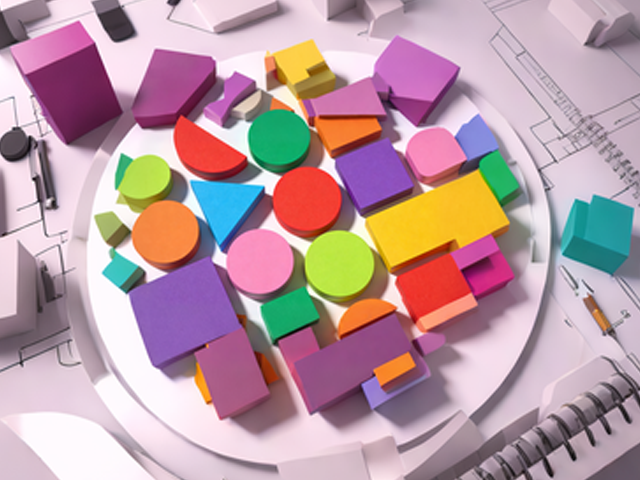
#> input picture data/test001.png, 640 x 480 px, found by its file name
$ python shape.py
#> lines starting #> are read from the running program, lines starting #| are printed output that depends on the picture; after the words box and inside, x2 and y2 are one past the last pixel; in counts of white or black regions, pixels touching at a corner belong together
import cv2
import numpy as np


def detect_rectangles(img, img_shape, min_area=1, return_intermediate=False):
    """
    检测图像中的矩形，返回几何信息和掩码
    输入为BGR彩色图像，对RGB三通道分别进行Canny后合并
    """
    intermediate_images = {}

    # 1. 高斯模糊降噪（对彩色图）
    blurred = cv2.GaussianBlur(img, (5, 5), 0)
    if return_intermediate:
        intermediate_images['01_blurred'] = blurred

    # 2. 分离RGB三通道，分别Canny后合并
    b, g, r = cv2.split(blurred)
    edges_b = cv2.Canny(b, 50, 150)
    edges_g = cv2.Canny(g, 50, 150)
    edges_r = cv2.Canny(r, 50, 150)
    edges_canny = cv2.bitwise_or(edges_b, edges_g)
    edges_canny = cv2.bitwise_or(edges_canny, edges_r)
    if return_intermediate:
        intermediate_images['02_edges_canny'] = edges_canny

    # 4. 膨胀操作（闭合断裂的边缘）
    kernel = cv2.getStructuringElement(cv2.MORPH_RECT, (8, 8))
    dilated = cv2.dilate(edges_canny, kernel, iterations=1)
    if return_intermediate:
        intermediate_images['04_dilated'] = dilated

    # 5. 再次Canny边缘检测
    final_edges = cv2.Canny(dilated, 50, 150)
    if return_intermediate:
        intermediate_images['05_final_edges'] = final_edges

    # 6. 查找轮廓
    contours, _ = cv2.findContours(final_edges, cv2.RETR_EXTERNAL, cv2.CHAIN_APPROX_SIMPLE)

    # 创建掩码
    mask = np.zeros(img_shape, dtype=np.uint8)

    rectangle_count = 0
    rectangles = []

    # 7. 遍历轮廓并筛选矩形
    for cnt in contours:
        area = cv2.contourArea(cnt)
        if area < min_area:
            continue

        # 优化轮廓近似，使用动态epsilon值
        arc_length = cv2.arcLength(cnt, True)
        epsilon = 0.03 * arc_length  # 更大的epsilon值，适应倾斜矩形
        approx = cv2.approxPolyDP(cnt, epsilon, True)

        # 确保approx是正确的形状
        approx = np.squeeze(approx)

        if len(approx) == 4:
            # 计算轮廓面积和凸包面积的比例，确保形状接近凸形
            hull = cv2.convexHull(cnt)
            hull_area = cv2.contourArea(hull)
            if hull_area > 0:
                solidity = area / hull_area
                if solidity < 0.8:  # 排除凹形
                    continue

            # 使用minAreaRect来辅助判断
            rect = cv2.minAreaRect(cnt)
            (center, (width, height), angle) = rect

            # 计算宽高比，排除过于细长的形状
            min_dim = min(width, height)
            max_dim = max(width, height)
            if min_dim > 0:
                aspect_ratio = max_dim / min_dim
                if aspect_ratio > 10:  # 更宽松的宽高比限制
                    continue

            # 改进的内角计算
            is_rectangle = True
            angles = []

            for i in range(4):
                # 三个连续的点
                p1 = approx[i]
                p2 = approx[(i+1)%4]
                p3 = approx[(i+2)%4]

                # 计算向量
                v1 = p1 - p2
                v2 = p3 - p2

                # 计算夹角（弧度）
                dot_product = np.dot(v1, v2)
                norm_v1 = np.linalg.norm(v1)
                norm_v2 = np.linalg.norm(v2)

                if norm_v1 > 0 and norm_v2 > 0:
                    angle_rad = np.arccos(dot_product / (norm_v1 * norm_v2))
                    angle_deg = np.degrees(angle_rad)
                    angles.append(angle_deg)
                    # 更宽松的角度范围，适应45度倾斜的正方形
                    if angle_deg < 70 or angle_deg > 110:
                        is_rectangle = False
                        break

            # 额外的矩形判断条件
            if is_rectangle and len(angles) == 4:
                # 检查角度的一致性
                angle_std = np.std(angles)
                if angle_std > 15:  # 角度标准差过大，不是矩形
                    is_rectangle = False

            if is_rectangle:
                rectangle_count += 1

                rect = cv2.minAreaRect(cnt)
                (center_x, center_y), (width, height), angle = rect

                if width < height:
                    width, height = height, width
                    angle = angle + 90 if angle != 0 else 90
                angle = round(angle, 2) if abs(angle) > 0.01 else 0.0

                aspect_ratio = round(width / height, 4) if height != 0 else 0

                box = cv2.boxPoints(rect)
                box = np.int32(box)

                cv2.drawContours(mask, [box], 0, 255, -1)

                rectangles.append({
                    'id': rectangle_count,
                    'center': (round(center_x, 2), round(center_y, 2)),
                    'long_side': round(width, 2),
                    'short_side': round(height, 2),
                    'aspect_ratio': aspect_ratio,
                    'angle': angle,
                    'area': round(area, 2),
                    'contour': box
                })

    if return_intermediate:
        return rectangles, mask, intermediate_images
    return rectangles, mask


def detect_circles(img, img_shape, min_area=1, min_circularity=0.75, max_aspect_ratio_diff=0.2, return_intermediate=False):
    """
    检测图像中的圆形，返回几何信息和掩码
    输入为BGR彩色图像，对RGB三通道分别进行Canny后合并
    """
    intermediate_images = {}

    # 1. 高斯模糊降噪（对彩色图）
    blurred = cv2.GaussianBlur(img, (5, 5), 0)
    if return_intermediate:
        intermediate_images['01_blurred'] = blurred

    # 2. 分离RGB三通道，分别Canny后合并
    b, g, r = cv2.split(blurred)
    edges_b = cv2.Canny(b, 50, 150)
    edges_g = cv2.Canny(g, 50, 150)
    edges_r = cv2.Canny(r, 50, 150)
    edges_canny = cv2.bitwise_or(edges_b, edges_g)
    edges_canny = cv2.bitwise_or(edges_canny, edges_r)
    if return_intermediate:
        intermediate_images['02_edges_canny'] = edges_canny

    # 4. 膨胀操作（闭合断裂的边缘）
    kernel = cv2.getStructuringElement(cv2.MORPH_ELLIPSE, (8, 8))
    dilated = cv2.dilate(edges_canny, kernel, iterations=1)
    if return_intermediate:
        intermediate_images['04_dilated'] = dilated

    # 5. 再次Canny边缘检测
    final_edges = cv2.Canny(dilated, 50, 150)
    if return_intermediate:
        intermediate_images['05_final_edges'] = final_edges

    # 6. 查找轮廓
    contours, _ = cv2.findContours(final_edges, cv2.RETR_EXTERNAL, cv2.CHAIN_APPROX_SIMPLE)

    # 创建掩码
    mask = np.zeros(img_shape, dtype=np.uint8)

    circle_count = 0
    circles = []

    # 7. 遍历轮廓并筛选圆形
    for cnt in contours:
        area = cv2.contourArea(cnt)
        if area < min_area:
            continue

        perimeter = cv2.arcLength(cnt, True)
        if perimeter == 0:
            continue

        circularity = 4 * np.pi * area / (perimeter * perimeter)

        rect = cv2.minAreaRect(cnt)
        (center_x, center_y), (width, height), angle = rect
        if width < height:
            width, height = height, width
        aspect_ratio = width / height if height != 0 else 1
        aspect_ratio_diff = abs(aspect_ratio - 1)

        # 优化四边形检测
        epsilon = 0.03 * cv2.arcLength(cnt, True)
        approx = cv2.approxPolyDP(cnt, epsilon, True)
        approx = np.squeeze(approx)
        is_quadrilateral = len(approx) == 4

        # 额外的正方形检测
        is_square = False
        if is_quadrilateral:
            # 计算四个边的长度
            side_lengths = []
            for i in range(4):
                p1 = approx[i]
                p2 = approx[(i+1)%4]
                length = np.linalg.norm(p1 - p2)
                side_lengths.append(length)

            # 检查边长是否接近相等
            if len(side_lengths) == 4:
                mean_length = np.mean(side_lengths)
                length_std = np.std(side_lengths)
                if length_std / mean_length < 0.1:  # 边长标准差小于10%
                    is_square = True

        # 提高圆度阈值，防止正方形被误识别
        if circularity >= min_circularity and aspect_ratio_diff <= max_aspect_ratio_diff and not is_quadrilateral and not is_square:
            circle_count += 1

            (center_x, center_y), radius = cv2.minEnclosingCircle(cnt)
            center_x = round(center_x, 2)
            center_y = round(center_y, 2)
            radius = round(radius, 2)
            diameter = round(radius * 2, 2)
            circularity = round(circularity, 4)
            area_rounded = round(area, 2)

            center = (int(center_x), int(center_y))
            cv2.circle(mask, center, int(radius), 255, -1)

            circles.append({
                'id': circle_count,
                'center': (center_x, center_y),
                'radius': radius,
                'diameter': diameter,
                'circularity': circularity,
                'area': area_rounded
            })

    if return_intermediate:
        return circles, mask, intermediate_images
    return circles, mask


def process_shape_detection(img, img_shape, shape_type, detect_func, min_area, **detect_kwargs):
    """
    处理形状检测并显示结果（合并后的简化函数）
    """
    # 执行检测
    shapes, mask, intermediate = detect_func(
        img, img_shape, min_area=min_area, return_intermediate=True, **detect_kwargs
    )

    # 显示检测结果
    print("="*50)
    print(f"{shape_type}识别结果：")
    print("="*50)

    if shape_type == 'rectangle':
        for shape in shapes:
            print(f"\n【{shape_type} {shape['id']}】")
            print(f"  中心坐标：{shape['center']}")
            print(f"  长边长度：{shape['long_side']} 像素")
            print(f"  短边长度：{shape['short_side']} 像素")
            print(f"  长宽比：{shape['aspect_ratio']}")
            print(f"  旋转角度：{shape['angle']} 度")
            print(f"  面积：{shape['area']} 像素²")
    else:  # circle
        for shape in shapes:
            print(f"\n【{shape_type} {shape['id']}】")
            print(f"  中心坐标：{shape['center']}")
            print(f"  半径：{shape['radius']} 像素")
            print(f"  直径：{shape['diameter']} 像素")
            print(f"  圆度：{shape['circularity']}")
            print(f"  面积：{shape['area']} 像素²")

    if len(shapes) == 0:
        print(f"\n未检测到符合条件的{shape_type}！")
    else:
        print(f"\n共检测到 {len(shapes)} 个{shape_type}")

    # 显示中间处理结果
    for name, intermediate_img in intermediate.items():
        cv2.imshow(f"{shape_type.capitalize()} - {name}", intermediate_img)
        print(f"显示: {shape_type.capitalize()} - {name}")
        cv2.waitKey(0)
        cv2.destroyAllWindows()

    # 显示最终掩码
    cv2.imshow(f"{shape_type.capitalize()} - Final_Mask", mask)
    print(f"显示: {shape_type.capitalize()} - Final_Mask")
    cv2.waitKey(0)
    cv2.destroyAllWindows()

    # 绘制并显示带标记的原图
    result_img = img.copy()
    if shape_type == 'rectangle':
        for shape in shapes:
            box = shape['contour']
            cv2.drawContours(result_img, [box], 0, (0, 0, 255), 2)
            center = (int(shape['center'][0]), int(shape['center'][1]))
            cv2.putText(result_img, f"Rect {shape['id']}",
                        (center[0]-30, center[1]),
                        cv2.FONT_HERSHEY_SIMPLEX, 0.5, (0, 0, 255), 1)
    else:  # circle
        for shape in shapes:
            center = (int(shape['center'][0]), int(shape['center'][1]))
            radius = int(shape['radius'])
            cv2.circle(result_img, center, radius, (255, 0, 0), 2)
            cv2.circle(result_img, center, 3, (0, 255, 0), -1)
            cv2.putText(result_img, f"Circle {shape['id']}",
                        (center[0]-30, center[1]),
                        cv2.FONT_HERSHEY_SIMPLEX, 0.5, (255, 0, 0), 1)

    cv2.imshow(f"{shape_type.capitalize()} - Marked_Original", result_img)
    print(f"显示: {shape_type.capitalize()} - Marked_Original")
    cv2.waitKey(0)
    cv2.destroyAllWindows()

    # 保存结果
    cv2.imwrite(f"result/{shape_type}_mask.jpg", mask)
    cv2.imwrite(f"result/{shape_type}_marked.jpg", result_img)


# 主程序入口
if __name__ == "__main__":
    image_path = "C:/Users/A/Documents/opencv-hust/data/test001.png"

    img = cv2.imread(image_path)
#> img is the input picture: shape (480, 640, 3); mean B, G, R 162.2, 154.5, 184.9
    if img is None:
        print(f"错误：无法读取图片 {image_path}")
    else:
        img_shape = img.shape[:2]
#> img_shape = (480, 640)

        # 显示原始图像
        cv2.imshow("00_Original", img)
        print("显示: 00_Original")
        cv2.waitKey(0)
        cv2.destroyAllWindows()

        # 执行矩形检测
        process_shape_detection(
            img, img_shape, 'rectangle',
            detect_rectangles, min_area=700
        )
#> in detect_rectangles, `edges_b = cv2.Canny(b, 50, 150)`:
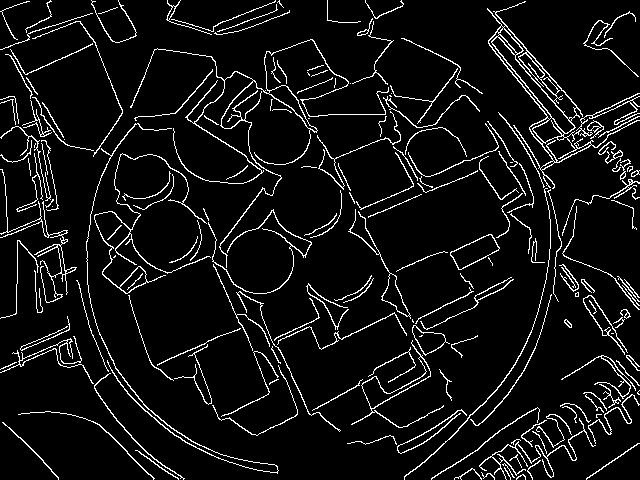
#> edges_b: shape (480, 640); 7.1% white in thin lines or dots
#> in detect_rectangles, `edges_g = cv2.Canny(g, 50, 150)`: edges_g: shape (480, 640); 6.8% white in thin lines or dots
#> in detect_rectangles, `edges_r = cv2.Canny(r, 50, 150)`: edges_r: shape (480, 640); 7% white in thin lines or dots
#> in detect_rectangles, `edges_canny = cv2.bitwise_or(edges_b, edges_g)`: edges_canny: shape (480, 640); 8.3% white in thin lines or dots
#> in detect_rectangles, `edges_canny = cv2.bitwise_or(edges_canny, edges_r)`: edges_canny: shape (480, 640); 9.2% white in thin lines or dots
#> in detect_rectangles, `dilated = cv2.dilate(edges_canny, kernel, iterations=1)`: dilated: shape (480, 640); 51.1% white; 195 black regions (75 under 20 px), largest, box (x1, y1, x2, y2) and area: (91, 232, 453, 480) 16289, (0, 356, 147, 480) 8801, (87, 0, 383, 106) 8140
#> in detect_rectangles, `final_edges = cv2.Canny(dilated, 50, 150)`: final_edges: shape (480, 640); 5.9% white in thin lines or dots
#> in detect_rectangles, `contours, _ = cv2.findContours(final_edges, cv2.RETR_EXTERNAL, cv2.CHA..`: contours = 312 contours, 248 with area under 20; largest, box (x1, y1, x2, y2) and area: (134, 263, 235, 360) 5730, (33, 51, 117, 146) 4596, (300, 321, 408, 403) 3651, (201, 335, 263, 411) 2747, (570, 201, 630, 269) 2747
#> the loop in detect_rectangles, `for cnt in contours:` made 312 passes
#> (area, arc_length, epsilon, hull_area, solidity) on passes 84, 200: (2747, 226.3, 6.79, 2877.5, 0.955), (2169.5, 198.9, 5.97, 2252, 0.963)
#> (area, arc_length, epsilon, hull_area, solidity, angle) on passes 89, 99, 119, 121: (3651, 304.5, 9.14, 3943, 0.926, -27.55), (1046, 141.5, 4.25, 1096.5, 0.954, -24.62), (5729.5, 325.8, 9.77, 5915.5, 0.969, -23.46), (1829.5, 189.2, 5.68, 1959.5, 0.934, -25.97)
#> after the loop in detect_rectangles, `for cnt in contours:`:
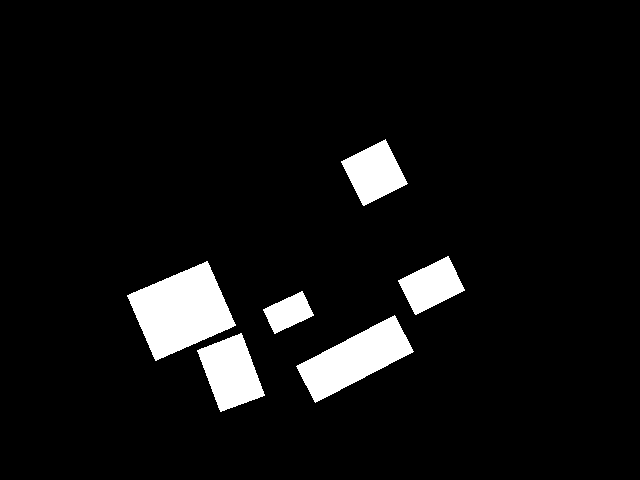
#> mask: shape (480, 640); 6.5% white; 6 white regions, box (x1, y1, x2, y2) and area: (127, 261, 236, 361) 6271, (296, 315, 414, 403) 4632, (197, 333, 265, 412) 3191, (341, 139, 408, 206) 2509, (398, 256, 465, 315) 2172, (263, 291, 314, 334) 1198
#> after the loop in detect_rectangles, `for cnt in contours:`: angle_std = 4.69; rectangle_count = 6; rectangles = 6 items
#> in process_shape_detection, `shapes, mask, intermediate = detect_func( img, img_shape, min_area=min..`: intermediate = 4 items
#> the loop in process_shape_detection, `for shape in shapes:` made 6 passes
#> (printed output is left out)
#| 共检测到 6 个rectangle
#> the loop in process_shape_detection, `for name, intermediate_img in intermediate.items():` made 4 passes
#> name on passes 1 to 4: '01_blurred', '02_edges_canny', '04_dilated', '05_final_edges'
#| 显示: Rectangle - 01_blurred
#| 显示: Rectangle - 02_edges_canny
#| 显示: Rectangle - 04_dilated
#| 显示: Rectangle - 05_final_edges
#| 显示: Rectangle - Final_Mask
#> the loop in process_shape_detection, `for shape in shapes:` made 6 passes
#> (box, center) on passes 1 to 6: ([[220, 411], [197, 350], [241, 333], [264, 395]], (230, 372)), ([[315, 402], [296, 366], [394, 315], [413, 351]], (354, 359)), ([[274, 333], [263, 309], [302, 291], [313, 315]], (288, 312)), ([[155, 360], [127, 295], [207, 261], [235, 325]], (181, 310)), ([[415, 314], [398, 280], [448, 256], [464, 290]], (431, 285)), ([[363, 205], [341, 161], [385, 139], [407, 183]], (374, 172))
#> after the loop in process_shape_detection, `for shape in shapes:`:
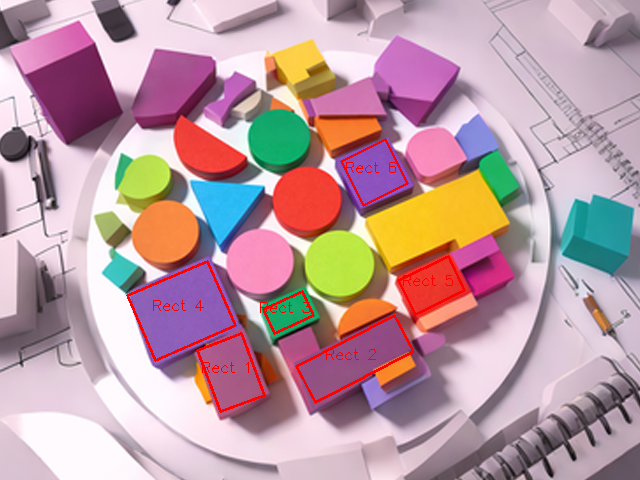
#> result_img: shape (480, 640, 3); 1.33% of pixels changed, all inside (x1, y1, x2, y2) = (126, 138, 466, 413)
#| 显示: Rectangle - Marked_Original

        # 显示原始图像
        cv2.imshow("00_Original", img)
        print("显示: 00_Original")
        cv2.waitKey(0)
        cv2.destroyAllWindows()

        # 执行圆形检测
        process_shape_detection(
            img, img_shape, 'circle',
            detect_circles, min_area=700,
            min_circularity=0.80, max_aspect_ratio_diff=0.15
        )
#> call 2 of process_shape_detection, with img_shape = (480, 640), shape_type = 'circle', min_area = 700
#> in detect_circles, `dilated = cv2.dilate(edges_canny, kernel, iterations=1)`:
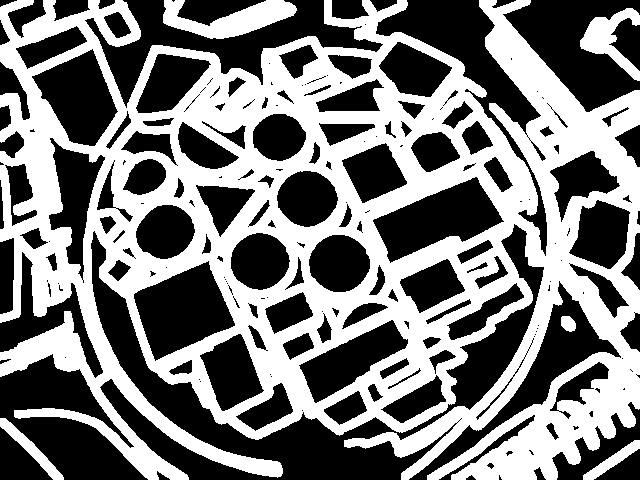
#> dilated: shape (480, 640); 47.7% white; 6 white regions, box (x1, y1, x2, y2) and area: (0, 0, 640, 480) 140384, (163, 0, 297, 39) 2669, (580, 8, 640, 81) 1718, (0, 418, 64, 480) 832, (583, 440, 640, 480) 629, (561, 316, 576, 332) 188
#> in detect_circles, `final_edges = cv2.Canny(dilated, 50, 150)`:
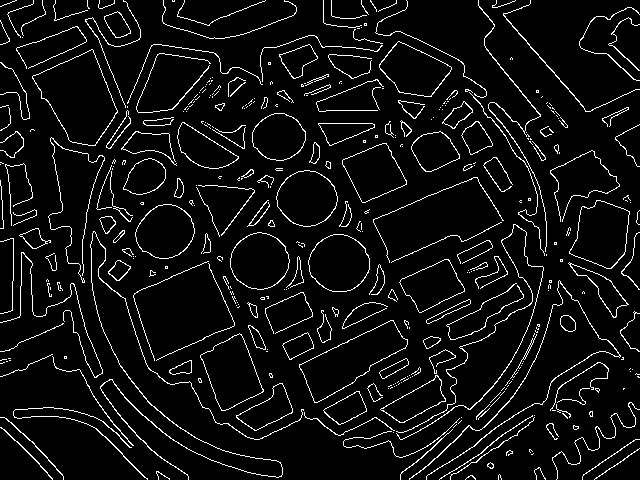
#> final_edges: shape (480, 640); 6.3% white in thin lines or dots
#> in detect_circles, `contours, _ = cv2.findContours(final_edges, cv2.RETR_EXTERNAL, cv2.CHA..`: contours = 389 contours, 317 with area under 20; largest, box (x1, y1, x2, y2) and area: (32, 49, 118, 146) 4770, (299, 320, 408, 403) 3828, (200, 333, 264, 411) 2864, (569, 200, 630, 269) 2844, (308, 234, 370, 292) 2690
#> the loop in detect_circles, `for cnt in contours:` made 389 passes
#> (area, perimeter, circularity, center_x, center_y, width, height, angle) on passes 189, 227, 272: (2394.5, 185.6, 0.874, 164.3, 231.2, 55.9, 54.56, -63.43), (1061, 129.1, 0.8, 143.7, 178.4, 40, 35.44, -66.04), (1910, 164.9, 0.883, 278.6, 137.1, 49.5, 48.79, -45)
#> (area, perimeter, circularity, center_x, center_y, width, height, angle) on passes 36, 52: (776, 121.5, 0.66, 345.8, 409.3, 40.79, 22.46, -28.89), (1208, 169.3, 0.529, 263.4, 408.8, 56.35, 32.2, -26.57)
#> after the loop in detect_circles, `for cnt in contours:`:
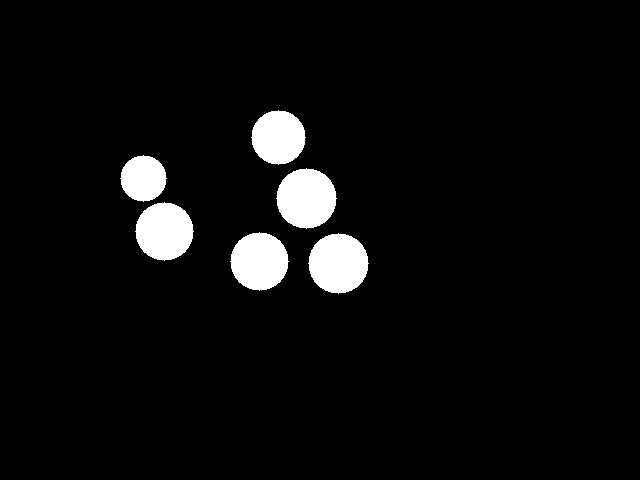
#> mask: shape (480, 640); 4.8% white; 6 white regions, box (x1, y1, x2, y2) and area: (276, 168, 337, 229) 2821, (308, 233, 369, 294) 2821, (135, 202, 194, 261) 2629, (230, 232, 289, 291) 2629, (251, 110, 306, 165) 2289, (120, 155, 167, 202) 1653
#> after the loop in detect_circles, `for cnt in contours:`: area_rounded = 1910; circle_count = 6; circles = 6 items; diameter = 54.2; radius = 27.1
#> the loop in process_shape_detection (call 2), `for shape in shapes:` made 6 passes
#> (printed output is left out)
#| 共检测到 6 个circle
#> the loop in process_shape_detection (call 2), `for name, intermediate_img in intermediate.items():` made 4 passes
#| 显示: Circle - 01_blurred
#| 显示: Circle - 02_edges_canny
#| 显示: Circle - 04_dilated
#| 显示: Circle - 05_final_edges
#| 显示: Circle - Final_Mask
#> the loop in process_shape_detection (call 2), `for shape in shapes:` made 6 passes
#> (center, radius) on passes 1 to 6: ((338, 263), 30), ((259, 261), 29), ((164, 231), 29), ((306, 198), 30), ((143, 178), 23), ((278, 137), 27)
#> after the loop in process_shape_detection (call 2), `for shape in shapes:`:
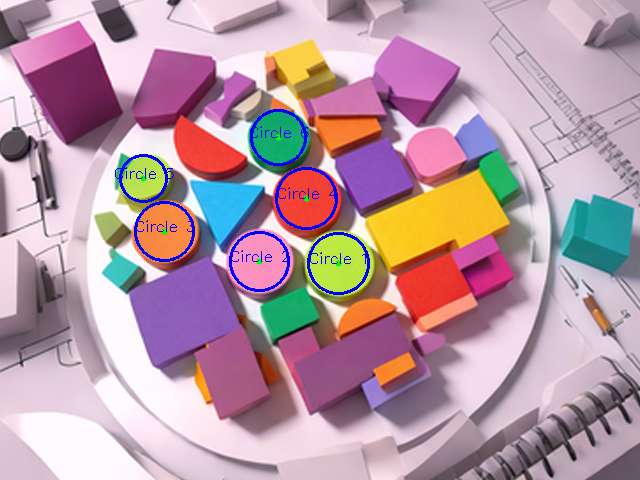
#> result_img: shape (480, 640, 3); 1.27% of pixels changed, all inside (x1, y1, x2, y2) = (115, 109, 370, 295)
#| 显示: Circle - Marked_Original

        print("\n程序结束。")
